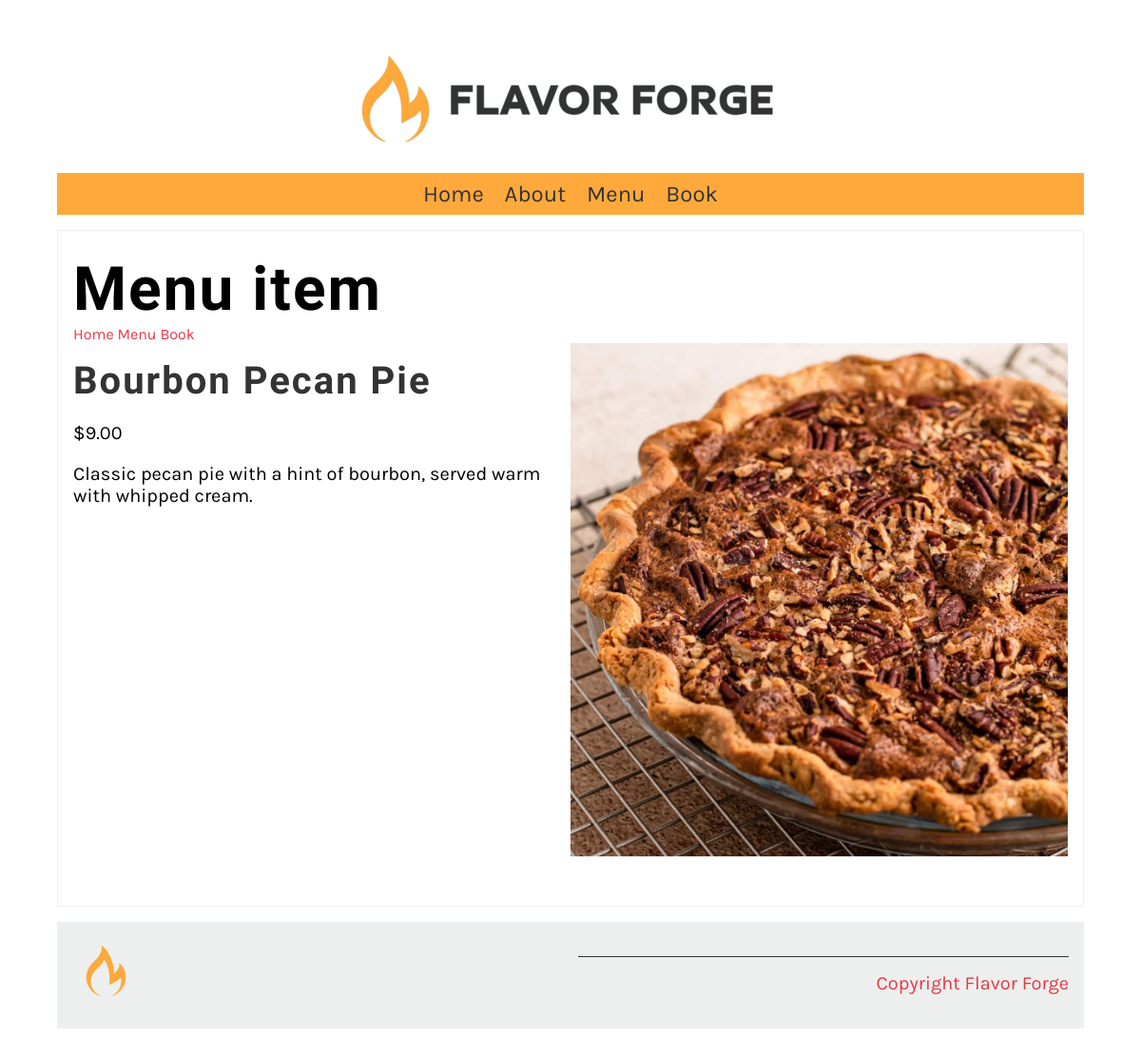
Screenshot of /menu_item/16/ with the database file from the repository.
### restaurant/models.py (models this page shows, shortened)
class Menu(models.Model):
   name=models.CharField(max_length=200)
   price=models.IntegerField()
   description=models.TextField(max_length=1000,default="")

### restaurant/views.py (the view)
# urls.py: path('menu_item/<int:pk>/',views.display_menu_items,name='menu_item'),
def display_menu_items(request,pk):
    if pk:
       con={'menu_item':Menu.objects.get(pk=pk)}
    else:
        con={'menu_item':""}
    return render(request,'menu_item.html',con)

### restaurant/templates/menu_item.html (shortened to what this page needs)
{% extends 'base.html' %}
{% load static %}
{% block content %}
<section>
    <article>
        <h1>Menu item</h1>
        <span>
            <a href="{% url 'home' %}">Home</a>
            <a href="{% url 'menu' %}">Menu</a>
            <a href="{%url 'book' %}">Book</a>
        </span>
        <div class="row">
            <div class="column">
                <h2>
                    {{menu_item.name}}
                </h2>
                <p>
                ${{menu_item.price}}.00
                </p>
                <p>
                    {{menu_item.description}}
                </p>
            </div>
            <div class="column">
                <img src="{% static '/img/menu_items/' %}{{ menu_item.name }}.jpg" alt="{{ menu_item.name}}" />
            </div>
        </div>
    </article>
</section>
{% endblock %}

### restaurant/static/css/style.css (style rules this page uses)
body { font-family: 'Karla', sans-serif; margin-top: 3rem; margin-bottom: 3rem; margin-left: 5%; margin-right: 5%; }
h1, h2, h3, h4, h5, h6 { font-family: 'Markazi Text', serif; letter-spacing: 2px;; }
h1 { font-size: 4rem; margin-top: 1.5rem; margin-bottom: 0; }
h2 { font-size: 2.5rem; color: #333333; margin:1rem 0; }
p, ul { font-size: 1.25rem;; }
a { color: #E63946; text-decoration: none; }
section { display: flex; gap: 2rem 1rem; margin-top: 1rem; margin-bottom: 1rem; flex-direction: row; }
article { flex:1; }
article img { max-width: 100%; }
main article { border: 1px solid #EDEFEE; padding-left: 1rem; padding-right: 1rem; }
.row { display: flex; flex-direction: row; width: 100%; padding-bottom: 1rem; }
.column { flex-basis: 50%; margin-bottom: 1rem; padding-bottom: 1rem; }

### rows the page displays
Menu: name "Bourbon Pecan Pie", price "9", description "Classic pecan pie with a hint of bourbon, served warm with whipped cream.", name (picture)
